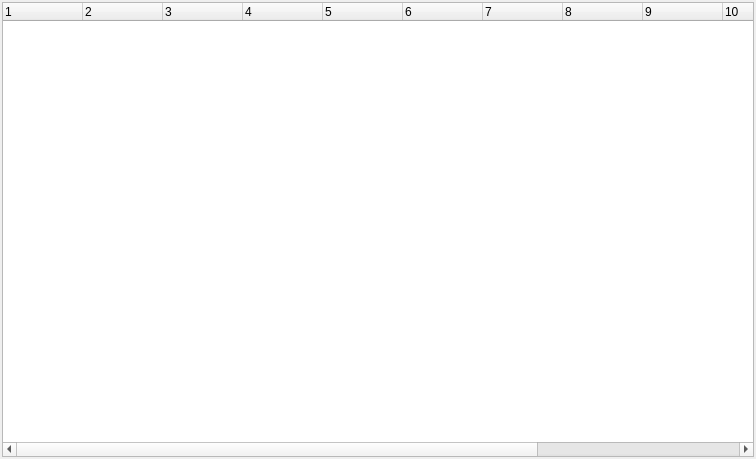
<?xml version="1.0" encoding="UTF-8"?>
<ui version="4.0">
 <class>CanStatusWindow</class>
 <widget class="QWidget" name="CanStatusWindow">
  <property name="geometry">
   <rect>
    <x>0</x>
    <y>0</y>
    <width>756</width>
    <height>459</height>
   </rect>
  </property>
  <property name="windowTitle">
   <string>Can Status</string>
  </property>
  <layout class="QVBoxLayout" name="verticalLayout">
   <property name="leftMargin">
    <number>2</number>
   </property>
   <property name="topMargin">
    <number>2</number>
   </property>
   <property name="rightMargin">
    <number>2</number>
   </property>
   <property name="bottomMargin">
    <number>2</number>
   </property>
   <item>
    <widget class="QTreeWidget" name="treeWidget">
     <property name="indentation">
      <number>0</number>
     </property>
     <property name="itemsExpandable">
      <bool>false</bool>
     </property>
     <property name="columnCount">
      <number>13</number>
     </property>
     <attribute name="headerDefaultSectionSize">
      <number>80</number>
     </attribute>
     <column>
      <property name="text">
       <string notr="true">1</string>
      </property>
     </column>
     <column>
      <property name="text">
       <string notr="true">2</string>
      </property>
     </column>
     <column>
      <property name="text">
       <string notr="true">3</string>
      </property>
     </column>
     <column>
      <property name="text">
       <string notr="true">4</string>
      </property>
     </column>
     <column>
      <property name="text">
       <string notr="true">5</string>
      </property>
     </column>
     <column>
      <property name="text">
       <string notr="true">6</string>
      </property>
     </column>
     <column>
      <property name="text">
       <string notr="true">7</string>
      </property>
     </column>
     <column>
      <property name="text">
       <string notr="true">8</string>
      </property>
     </column>
     <column>
      <property name="text">
       <string notr="true">9</string>
      </property>
     </column>
     <column>
      <property name="text">
       <string notr="true">10</string>
      </property>
     </column>
     <column>
      <property name="text">
       <string notr="true">11</string>
      </property>
     </column>
     <column>
      <property name="text">
       <string notr="true">12</string>
      </property>
     </column>
     <column>
      <property name="text">
       <string notr="true">13</string>
      </property>
     </column>
    </widget>
   </item>
  </layout>
 </widget>
 <resources/>
 <connections/>
</ui>
